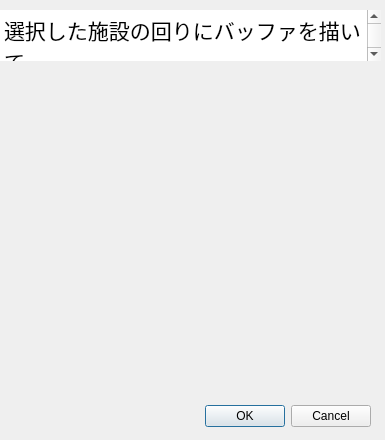
<?xml version="1.0" encoding="UTF-8"?>
<ui version="4.0">
 <class>StudyAreaBuilderDialogBase</class>
 <widget class="QDialog" name="StudyAreaBuilderDialogBase">
  <property name="geometry">
   <rect>
    <x>0</x>
    <y>0</y>
    <width>385</width>
    <height>440</height>
   </rect>
  </property>
  <property name="windowTitle">
   <string>調査エリア設定</string>
  </property>
  <widget class="QDialogButtonBox" name="button_box">
   <property name="geometry">
    <rect>
     <x>200</x>
     <y>400</y>
     <width>171</width>
     <height>32</height>
    </rect>
   </property>
   <property name="orientation">
    <enum>Qt::Horizontal</enum>
   </property>
   <property name="standardButtons">
    <set>QDialogButtonBox::Cancel|QDialogButtonBox::Ok</set>
   </property>
  </widget>
  <widget class="QLabel" name="label">
   <property name="geometry">
    <rect>
     <x>30</x>
     <y>10</y>
     <width>721</width>
     <height>31</height>
    </rect>
   </property>
   <property name="font">
    <font>
     <pointsize>16</pointsize>
    </font>
   </property>
   <property name="text">
    <string/>
   </property>
  </widget>
  <widget class="QTextBrowser" name="textBrowser">
   <property name="geometry">
    <rect>
     <x>0</x>
     <y>10</y>
     <width>381</width>
     <height>51</height>
    </rect>
   </property>
   <property name="font">
    <font>
     <underline>false</underline>
     <kerning>true</kerning>
    </font>
   </property>
   <property name="frameShape">
    <enum>QFrame::NoFrame</enum>
   </property>
   <property name="frameShadow">
    <enum>QFrame::Plain</enum>
   </property>
   <property name="lineWidth">
    <number>0</number>
   </property>
   <property name="html">
    <string>&lt;!DOCTYPE HTML PUBLIC &quot;-//W3C//DTD HTML 4.0//EN&quot; &quot;http://www.w3.org/TR/REC-html40/strict.dtd&quot;&gt;
&lt;html&gt;&lt;head&gt;&lt;meta name=&quot;qrichtext&quot; content=&quot;1&quot; /&gt;&lt;style type=&quot;text/css&quot;&gt;
p, li { white-space: pre-wrap; }
&lt;/style&gt;&lt;/head&gt;&lt;body style=&quot; font-family:'MS UI Gothic'; font-size:9pt; font-weight:400; font-style:normal;&quot;&gt;
&lt;p style=&quot; margin-top:0px; margin-bottom:0px; margin-left:0px; margin-right:0px; -qt-block-indent:0; text-indent:0px;&quot;&gt;&lt;span style=&quot; font-size:16pt;&quot;&gt;選択した施設の回りにバッファを描いて&lt;/span&gt;&lt;/p&gt;
&lt;p style=&quot; margin-top:0px; margin-bottom:0px; margin-left:0px; margin-right:0px; -qt-block-indent:0; text-indent:0px;&quot;&gt;&lt;span style=&quot; font-size:16pt;&quot;&gt;区の境界と結合させた輪郭を描くものです。&lt;/span&gt;&lt;/p&gt;&lt;/body&gt;&lt;/html&gt;</string>
   </property>
  </widget>
  <widget class="QLabel" name="label_2">
   <property name="geometry">
    <rect>
     <x>20</x>
     <y>60</y>
     <width>351</width>
     <height>331</height>
    </rect>
   </property>
   <property name="text">
    <string/>
   </property>
   <property name="pixmap">
    <pixmap>image/circle.png</pixmap>
   </property>
  </widget>
 </widget>
 <resources/>
 <connections>
  <connection>
   <sender>button_box</sender>
   <signal>accepted()</signal>
   <receiver>StudyAreaBuilderDialogBase</receiver>
   <slot>accept()</slot>
   <hints>
    <hint type="sourcelabel">
     <x>20</x>
     <y>20</y>
    </hint>
    <hint type="destinationlabel">
     <x>20</x>
     <y>20</y>
    </hint>
   </hints>
  </connection>
  <connection>
   <sender>button_box</sender>
   <signal>rejected()</signal>
   <receiver>StudyAreaBuilderDialogBase</receiver>
   <slot>reject()</slot>
   <hints>
    <hint type="sourcelabel">
     <x>20</x>
     <y>20</y>
    </hint>
    <hint type="destinationlabel">
     <x>20</x>
     <y>20</y>
    </hint>
   </hints>
  </connection>
 </connections>
</ui>
